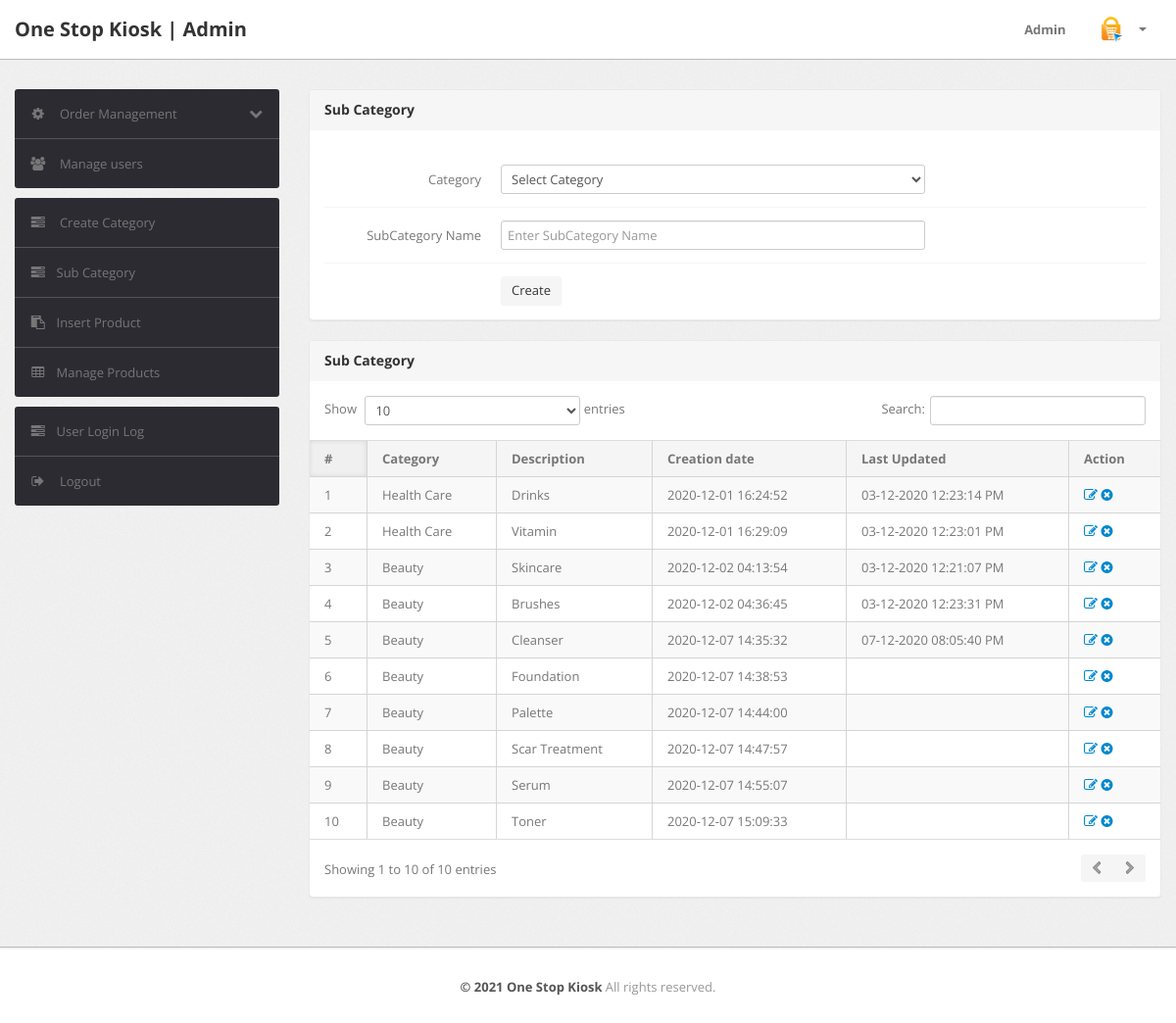
/shopping/admin/subcategory.php (signed in), run on the app's committed database.
### tables this page shows
CREATE TABLE `subcategory` (
  `id` int(11) NOT NULL,
  `categoryid` int(11) DEFAULT NULL,
  `subcategory` varchar(255) DEFAULT NULL,
  `creationDate` timestamp NULL DEFAULT CURRENT_TIMESTAMP,
  `updationDate` varchar(255) DEFAULT NULL
);

CREATE TABLE `category` (
  `id` int(11) NOT NULL,
  `categoryName` varchar(255) DEFAULT NULL,
  `categoryDescription` longtext,
  `creationDate` timestamp NOT NULL DEFAULT CURRENT_TIMESTAMP,
  `updationDate` varchar(255) DEFAULT NULL
);

### shopping/admin/subcategory.php (the view, shortened to what this page needs)
<?php
include('include/config.php');
if(strlen($_SESSION['alogin'])==0)
	{
header('location:index.php');
}
else{
?>
<!DOCTYPE html>
<html lang="en">
<head>
	<link type="text/css" href="bootstrap/css/bootstrap.min.css" rel="stylesheet">
	<link type="text/css" href="bootstrap/css/bootstrap-responsive.min.css" rel="stylesheet">
	<link type="text/css" href="css/theme.css" rel="stylesheet">
	<link type="text/css" href="images/icons/css/font-awesome.css" rel="stylesheet">
</head>
<body>
<?php include('include/header.php');?>
	<div class="wrapper">
		<div class="container">
			<div class="row">
<?php include('include/sidebar.php');?>
			<div class="span9">
					<div class="content">
						<div class="module">
							<div class="module-head">
								<h3>Sub Category</h3>
							</div>
							<div class="module-body">
									<br />
			<form class="form-horizontal row-fluid" name="subcategory" method="post" >
<div class="control-group">
<label class="control-label" for="basicinput">Category</label>
<div class="controls">
<select name="category" class="span8 tip" required>
<option value="">Select Category</option>
</select>
</div>
</div>
<div class="control-group">
<label class="control-label" for="basicinput">SubCategory Name</label>
<div class="controls">
<input type="text" placeholder="Enter SubCategory Name"  name="subcategory" class="span8 tip" required>
</div>
</div>
	<div class="control-group">
											<div class="controls">
												<button type="submit" name="submit" class="btn">Create</button>
											</div>
										</div>
									</form>
							</div>
						</div>
	<div class="module">
							<div class="module-head">
								<h3>Sub Category</h3>
							</div>
							<div class="module-body table">
								<table cellpadding="0" cellspacing="0" border="0" class="datatable-1 table table-bordered table-striped	 display" width="100%">
									<thead>
										<tr>
											<th>#</th>
											<th>Category</th>
											<th>Description</th>
											<th>Creation date</th>
											<th>Last Updated</th>
											<th>Action</th>
										</tr>
									</thead>
									<tbody>
<?php $query=mysqli_query($con,"select subcategory.id,category.categoryName,subcategory.subcategory,subcategory.creationDate,subcategory.updationDate from subcategory join category on category.id=subcategory.categoryid");
$cnt=1;
while($row=mysqli_fetch_array($query))
{
?>
										<tr>
											<td><?php echo htmlentities($cnt);?></td>
											<td><?php echo htmlentities($row['categoryName']);?></td>
											<td><?php echo htmlentities($row['subcategory']);?></td>
											<td> <?php echo htmlentities($row['creationDate']);?></td>
											<td><?php echo htmlentities($row['updationDate']);?></td>
											<td>
											<a href="edit-subcategory.php?id=<?php echo $row['id']?>" ><i class="icon-edit"></i></a>
											<a href="subcategory.php?id=<?php echo $row['id']?>&del=delete" onClick="return confirm('Are you sure you want to delete?')"><i class="icon-remove-sign"></i></a></td>
										</tr>
										<?php $cnt=$cnt+1; } ?>
								</table>
							</div>
						</div>
					</div>
				</div>
			</div>
		</div>
	</div>
<?php include('include/footer.php');?>
</body>
<?php } ?>

### data on the page
subcategory: categoryid.categoryName "Health Care", subcategory "Drinks", creationDate "2020-12-01 16:24:52", updationDate "03-12-2020 12:23:14 PM"
subcategory: categoryid.categoryName "Health Care", subcategory "Vitamin", creationDate "2020-12-01 16:29:09", updationDate "03-12-2020 12:23:01 PM"
subcategory: categoryid.categoryName "Beauty", subcategory "Skincare", creationDate "2020-12-02 04:13:54", updationDate "03-12-2020 12:21:07 PM"
subcategory: categoryid.categoryName "Beauty", subcategory "Brushes", creationDate "2020-12-02 04:36:45", updationDate "03-12-2020 12:23:31 PM"
subcategory: categoryid.categoryName "Beauty", subcategory "Cleanser", creationDate "2020-12-07 14:35:32", updationDate "07-12-2020 08:05:40 PM"
subcategory: categoryid.categoryName "Beauty", subcategory "Foundation", creationDate "2020-12-07 14:38:53"
subcategory: categoryid.categoryName "Beauty", subcategory "Palette", creationDate "2020-12-07 14:44:00"
subcategory: categoryid.categoryName "Beauty", subcategory "Scar Treatment", creationDate "2020-12-07 14:47:57"
subcategory: categoryid.categoryName "Beauty", subcategory "Serum", creationDate "2020-12-07 14:55:07"
subcategory: categoryid.categoryName "Beauty", subcategory "Toner", creationDate "2020-12-07 15:09:33"
